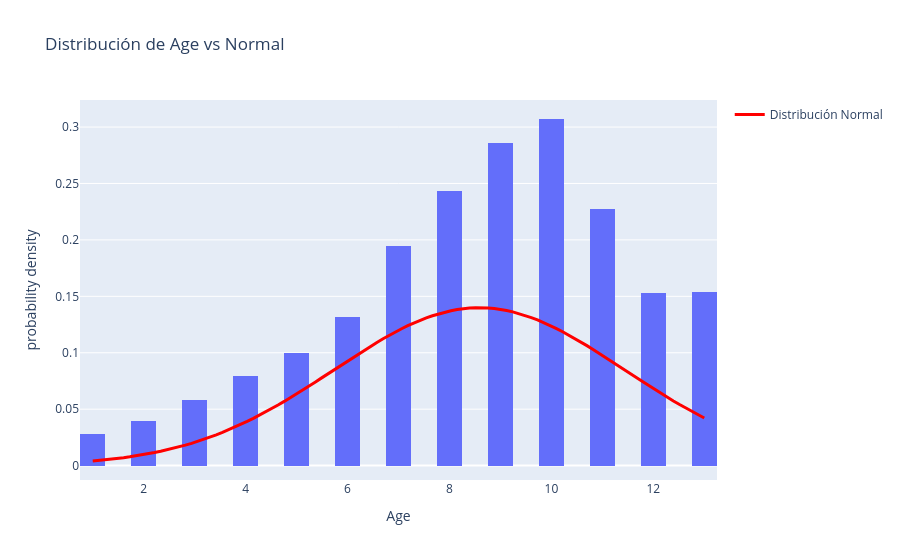
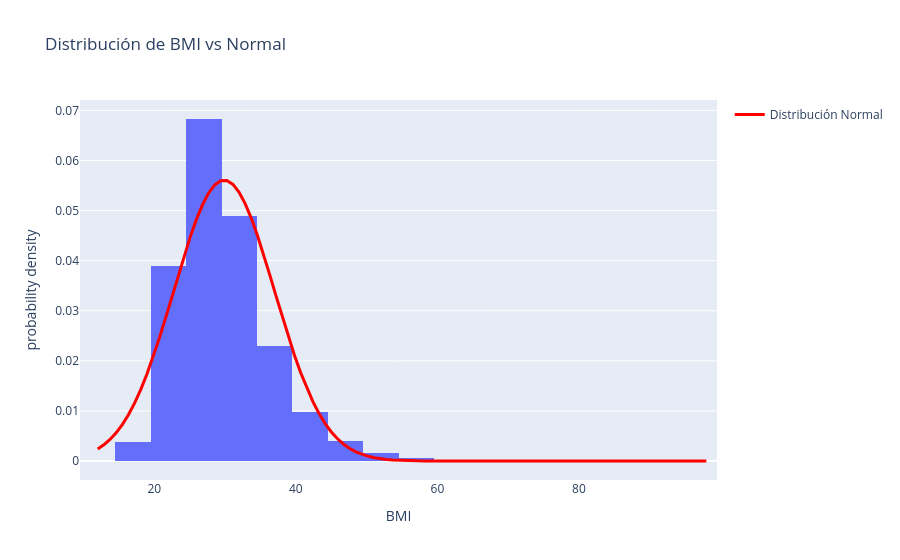
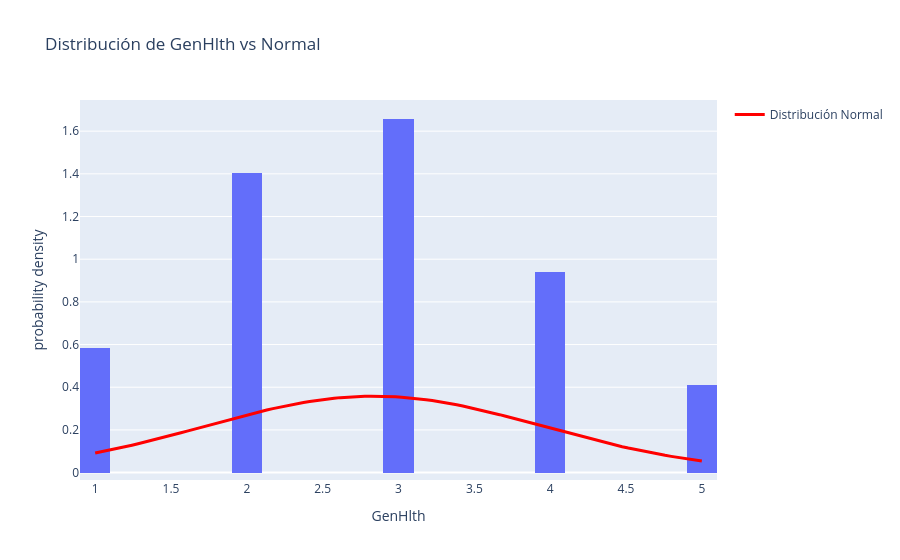
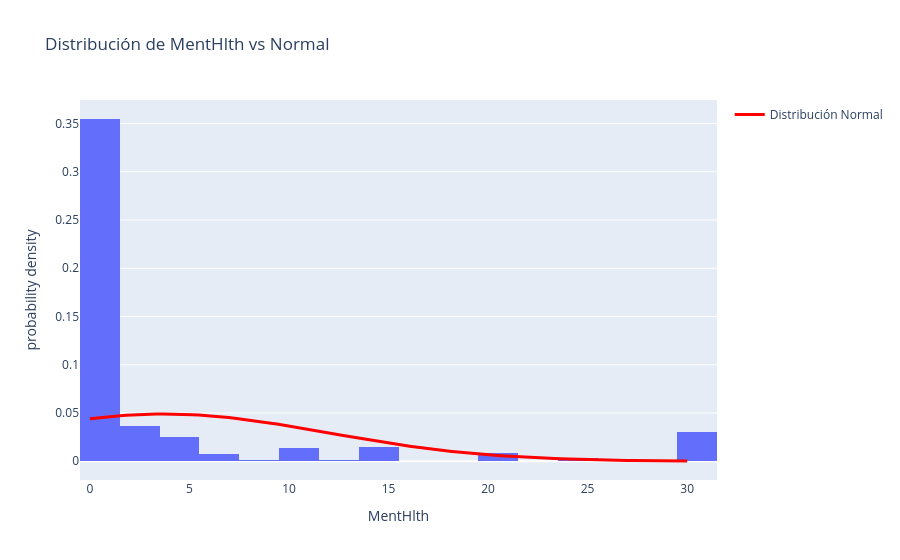

Notebook cell for these charts, in order:
### Markdown cell above
Hay que aplicar escalados, dado que los valores que toma cada variable están en rangos distintos. Hay, por un lado, variables binarias ($X \in \{0, 1\}$) como `Sex`, y por otro, variables continuas, como `Age`.

### Code cell
import plotly.express as px
import plotly.graph_objects as go
from scipy import stats

continuous_variables = ['Age', 'BMI', 'GenHlth', 'MentHlth', 'PhysHlth']
binary_variables = df.columns.difference(continuous_variables + ['Diabetes'])

print("Variables continuas:", continuous_variables)
print("Variables binarias:", list(binary_variables))

for var in continuous_variables:
    fig = px.histogram(
        df, 
        x=var, 
        title=f'Distribución de {var} vs Normal', 
        nbins=30, 
        histnorm='probability density'
    )
    mean_val = df[var].mean()
    std_val = df[var].std()
    x_vals = np.linspace(df[var].min(), df[var].max(), 100)
    y_vals = stats.norm.pdf(x_vals, mean_val, std_val)
    fig.add_trace(
        go.Scatter(
            x=x_vals, 
            y=y_vals, 
            mode='lines', 
            name='Distribución Normal', 
            line=dict(color='red', width=3)
        )
    )
    fig.show()
